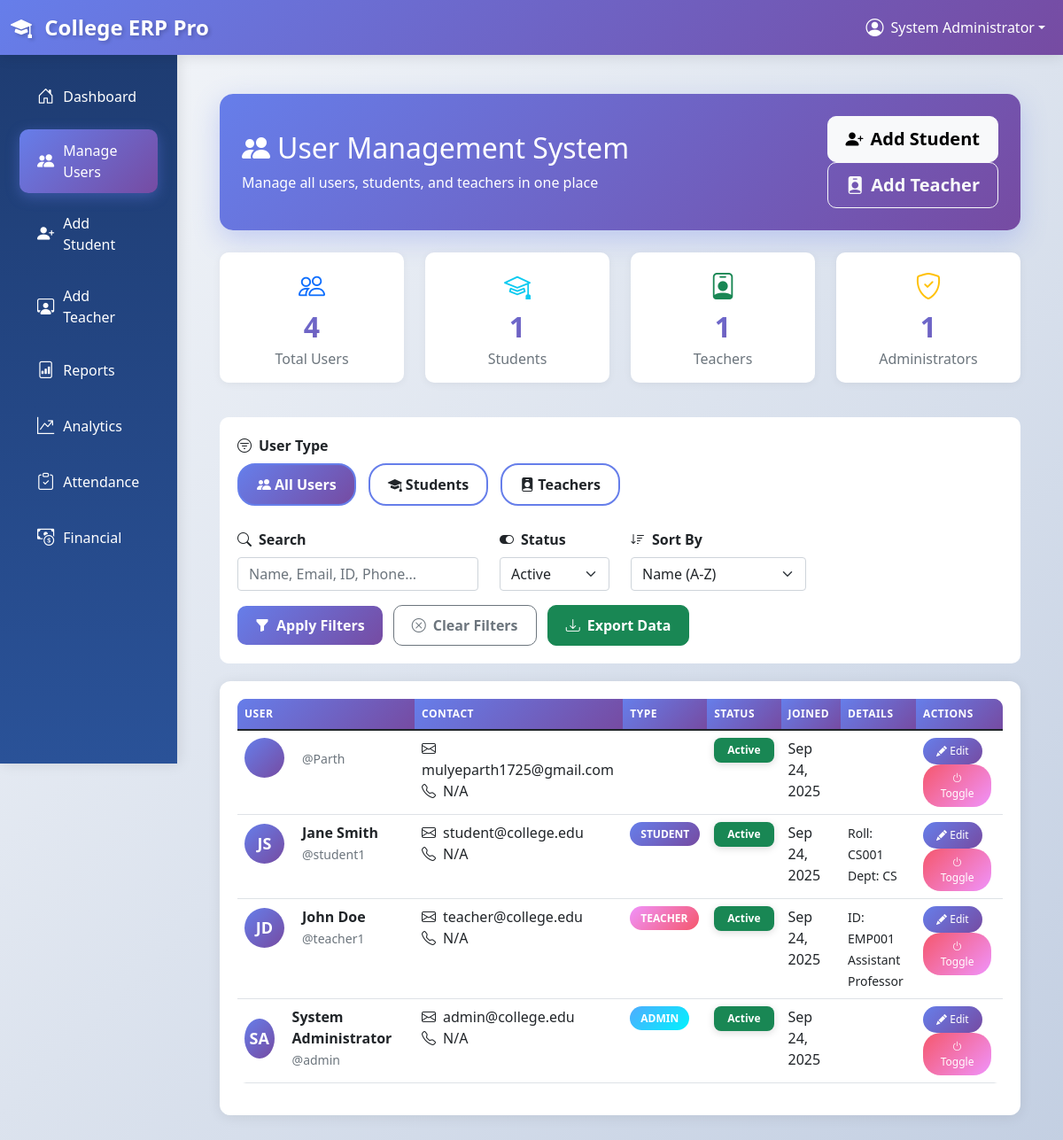
The page /administration/users/ (signed in) on the database as committed earlier.
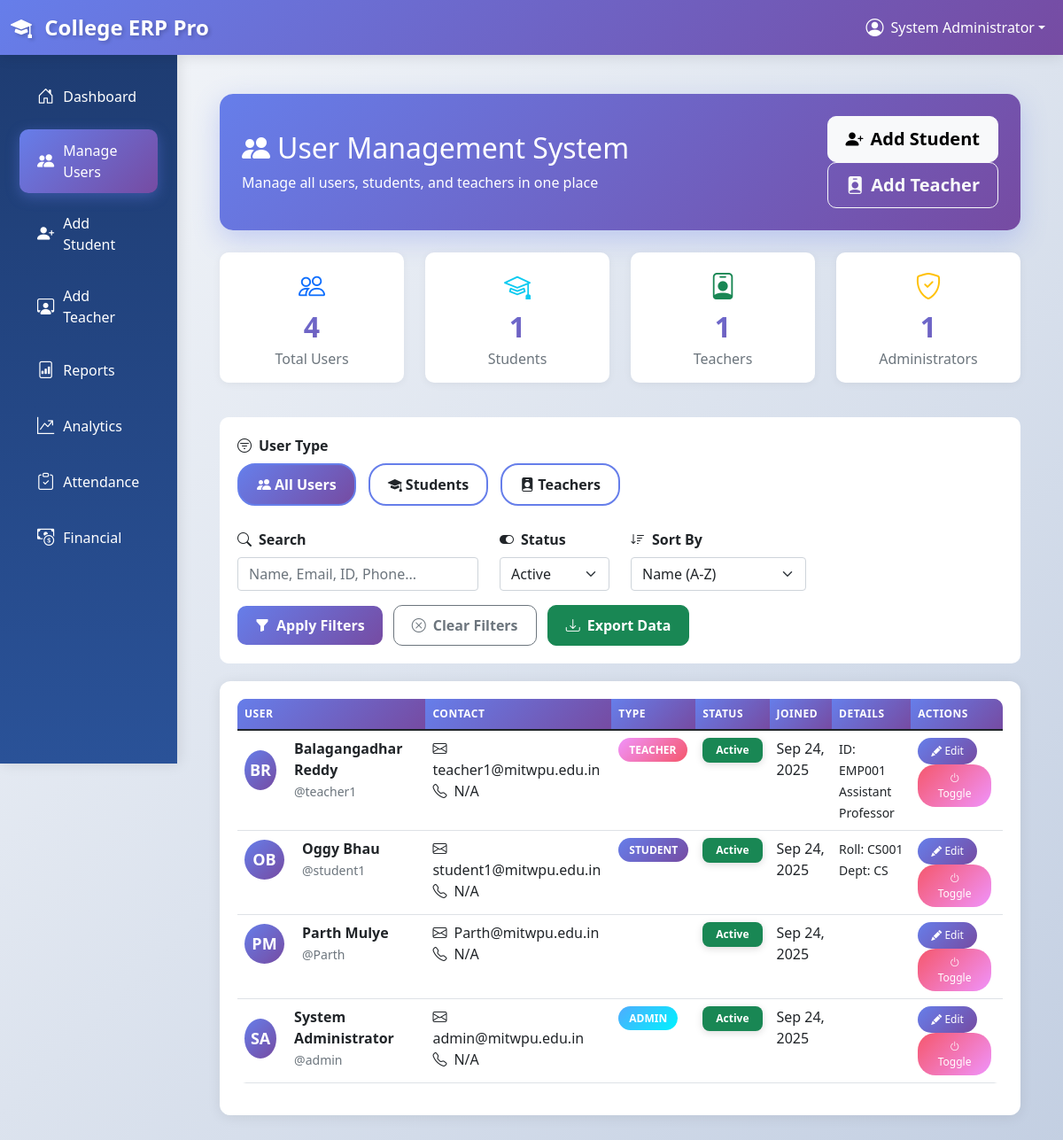
The same page on the database as committed later.
### accounts/models.py (models this page shows, shortened)
class User(AbstractUser):
    USER_TYPE_CHOICES = (
        ('student', 'Student'),
        ('teacher', 'Teacher'),
        ('admin', 'Administrator'),
    )
    user_type = models.CharField(max_length=10, choices=USER_TYPE_CHOICES)
    phone_regex = RegexValidator(
        regex=r'^\+?1?\d{9,15}$',
        message="Phone number must be entered in the format: '+999999999'. Up to 15 digits allowed."
    )
    phone_number = models.CharField(validators=[phone_regex], max_length=17, blank=True)
    address = models.TextField(blank=True)
    date_of_birth = models.DateField(null=True, blank=True)
    profile_picture = models.ImageField(upload_to='profile_pics/', null=True, blank=True)
    created_at = models.DateTimeField(auto_now_add=True)
    updated_at = models.DateTimeField(auto_now=True)
    @property
    def is_student(self):
        return self.user_type == 'student'
    @property
    def is_teacher(self):
        return self.user_type == 'teacher'
    @property
    def is_admin(self):
        return self.user_type == 'admin'

### students/models.py (models this page shows, shortened)
class Student(models.Model):
    user = models.OneToOneField(
        settings.AUTH_USER_MODEL,
        on_delete=models.CASCADE,
        related_name='student_profile'
    )
    roll_number = models.CharField(max_length=20, unique=True)
    admission_number = models.CharField(max_length=20, unique=True)
    student_class = models.ForeignKey(
        Class,
        on_delete=models.SET_NULL,
        null=True,
        blank=True,
        related_name='students'
    )
    department = models.ForeignKey(Department, on_delete=models.CASCADE)
    admission_date = models.DateField()
    guardian_name = models.CharField(max_length=100)
    guardian_phone = models.CharField(max_length=15)
    guardian_email = models.EmailField(blank=True)
    guardian_address = models.TextField()
    emergency_contact = models.CharField(max_length=15)
    blood_group = models.CharField(max_length=5, blank=True)
    medical_conditions = models.TextField(blank=True)
    is_active = models.BooleanField(default=True)

### academics/models.py (models this page shows, shortened)
class Department(models.Model):
    name = models.CharField(max_length=100)
    code = models.CharField(max_length=10, unique=True)
    head = models.ForeignKey(
        settings.AUTH_USER_MODEL,
        on_delete=models.SET_NULL,
        null=True,
        blank=True,
        related_name='headed_departments'
    )
    description = models.TextField(blank=True)
    created_at = models.DateTimeField(auto_now_add=True)

### teachers/models.py (models this page shows, shortened)
class Teacher(models.Model):
    QUALIFICATION_CHOICES = [
        ('bachelor', "Bachelor's Degree"),
        ('master', "Master's Degree"),
        ('phd', 'Ph.D.'),
        ('other', 'Other'),
    ]
    EMPLOYMENT_TYPE_CHOICES = [
        ('permanent', 'Permanent'),
        ('contract', 'Contract'),
        ('visiting', 'Visiting'),
        ('guest', 'Guest Faculty'),
    ]
    user = models.OneToOneField(
        settings.AUTH_USER_MODEL,
        on_delete=models.CASCADE,
        related_name='teacher_profile'
    )
    employee_id = models.CharField(max_length=20, unique=True)
    department = models.ForeignKey(Department, on_delete=models.CASCADE)
    designation = models.CharField(max_length=100)
    qualification = models.CharField(max_length=20, choices=QUALIFICATION_CHOICES)
    specialization = models.CharField(max_length=200, blank=True)
    experience_years = models.IntegerField(default=0)
    employment_type = models.CharField(max_length=20, choices=EMPLOYMENT_TYPE_CHOICES)
    joining_date = models.DateField()
    salary = models.DecimalField(max_digits=10, decimal_places=2, null=True, blank=True)
    office_room = models.CharField(max_length=50, blank=True)
    office_hours = models.CharField(max_length=100, blank=True)
    research_interests = models.TextField(blank=True)
    publications = models.TextField(blank=True)
    is_active = models.BooleanField(default=True)

### administration/views.py (the view, shortened to what this page needs)
# urls.py: path('users/', views.manage_users, name='users'),
@login_required
@user_passes_test(is_admin_user)
def manage_users(request):
    user_type = request.GET.get('type', 'all')
    search_query = request.GET.get('search', '')
    department_filter = request.GET.get('department', '')
    status_filter = request.GET.get('status', 'active')
    sort_by = request.GET.get('sort', 'name')
    context = {
        'user_type': user_type,
        'search_query': search_query,
        'department_filter': department_filter,
        'status_filter': status_filter,
        'sort_by': sort_by,
        'departments': Department.objects.all().order_by('name')
    }
    if user_type == 'all':
        from accounts.models import User
        users = User.objects.all().select_related('student_profile', 'teacher_profile')
        if status_filter == 'active':
            users = users.filter(is_active=True)
        elif status_filter == 'inactive':
            users = users.filter(is_active=False)
        if sort_by == 'name':
            users = users.order_by('first_name', 'last_name')
        elif sort_by == 'date':
            users = users.order_by('-date_joined')
        elif sort_by == 'type':
            users = users.order_by('user_type')
        context['all_users'] = users
        context['total_users'] = users.count()
        context['admin_count'] = users.filter(user_type='admin').count()
        context['teacher_count'] = users.filter(user_type='teacher').count()
        context['student_count'] = users.filter(user_type='student').count()
    return render(request, 'administration/manage_users.html', context)

### administration/views.py (called while the page is built)
def is_admin_user(user):
    return user.is_authenticated and (user.is_staff or user.is_superuser or user.is_admin)

### college_erp/context_processors.py (called while the page is built)
def global_context(request):
    context = {
        'all_departments': Department.objects.all().order_by('name'),
    }
    return context

### templates/administration/manage_users.html (shortened to what the changed rows need)
{% extends 'base.html' %}
{% load static %}
{% block content %}
<div class="container-fluid py-4">
    <div class="filter-card">
        <div class="row align-items-center">
            <div class="col-md-8">
                <h2><i class="bi bi-people-fill me-2"></i>User Management System</h2>
            </div>
        </div>
    </div>
    {% if user_type == 'all' %}
        {% if all_users %}
        <div class="table-responsive">
            <table class="table table-hover">
                <thead>
                    <tr>
                        <th>USER</th>
                        <th>CONTACT</th>
                        <th>TYPE</th>
                        <th>STATUS</th>
                        <th>JOINED</th>
                        <th>DETAILS</th>
                        <th>ACTIONS</th>
                    </tr>
                </thead>
                <tbody>
                    {% for user in all_users %}
                    <tr>
                        <td>
                            <div class="d-flex align-items-center">
                                <div class="user-avatar" style="width: 45px; height: 45px; font-size: 18px;">
                                    {{ user.first_name.0|upper }}{{ user.last_name.0|upper }}
                                </div>
                                <div>
                                    <div class="fw-bold">{{ user.get_full_name }}</div>
                                    <small class="text-muted">@{{ user.username }}</small>
                                </div>
                            </div>
                        </td>
                        <td>
                            <div><i class="bi bi-envelope me-2"></i>{{ user.email|default:"N/A" }}</div>
                            <div><i class="bi bi-telephone me-2"></i>{{ user.phone_number|default:"N/A" }}</div>
                        </td>
                        <td>
                            {% if user.user_type == 'student' %}
                            <span class="badge-custom badge-student">STUDENT</span>
                            {% elif user.user_type == 'teacher' %}
                            <span class="badge-custom badge-teacher">TEACHER</span>
                            {% elif user.user_type == 'admin' %}
                            <span class="badge-custom badge-admin">ADMIN</span>
                            {% endif %}
                        </td>
                        <td>
                            {% if user.is_active %}
                            <span class="badge bg-success">Active</span>
                            {% else %}
                            <span class="badge bg-danger">Inactive</span>
                            {% endif %}
                        </td>
                        <td>{{ user.date_joined|date:"M d, Y" }}</td>
                        <td>
                            {% if user.user_type == 'student' and user.student_profile %}
                                <small>Roll: {{ user.student_profile.roll_number }}</small><br>
                                <small>Dept: {{ user.student_profile.department.code }}</small>
                            {% elif user.user_type == 'teacher' and user.teacher_profile %}
                                <small>ID: {{ user.teacher_profile.employee_id }}</small><br>
                                <small>{{ user.teacher_profile.designation }}</small>
                            {% endif %}
                        </td>
                        <td>
                            <button class="action-btn btn-edit" data-user-id="{{ user.id }}" data-user-type="{{ user.user_type }}" onclick="editUserFromButton(this)">
                                <i class="bi bi-pencil-fill"></i> Edit
                            </button>
                            <button class="action-btn btn-deactivate">
                                <i class="bi bi-power"></i> Toggle
                            </button>
                        </td>
                    </tr>
                    {% endfor %}
                </tbody>
            </table>
        </div>
        {% else %}
        <div class="empty-state">
            <i class="bi bi-inbox"></i>
            <h4>No users found</h4>
            <p>Try adjusting your filters</p>
        </div>
        {% endif %}
    {% endif %}
</div>
{% endblock %}

### templates/base.html (shortened to what the changed rows need)
<!DOCTYPE html>
<html lang="en">
<head>
    <link href="https://cdn.jsdelivr.net/npm/bootstrap@5.1.3/dist/css/bootstrap.min.css" rel="stylesheet">
    <link rel="stylesheet" href="https://cdn.jsdelivr.net/npm/bootstrap-icons@1.7.2/font/bootstrap-icons.css">
    {% load static %}
    <link rel="stylesheet" href="{% static 'css/custom-animations.css' %}">
</head>
<body>
    <nav class="navbar navbar-expand-lg navbar-dark bg-primary sticky-top">
        <div class="container-fluid">
            {% if user.is_authenticated %}
                <div class="navbar-nav ms-auto">
                    <div class="nav-item dropdown">
                        <a class="nav-link dropdown-toggle text-white d-flex align-items-center"
                           href="#"
                           id="navbarDropdown"
                           role="button"
                           data-bs-toggle="dropdown"
                           aria-expanded="false">
                            <i class="bi bi-person-circle fs-5 me-2"></i>
                            <span class="d-none d-md-inline">{{ user.get_full_name|default:user.username }}</span>
                        </a>
                    </div>
                </div>
            {% endif %}
        </div>
    </nav>
    <div class="container-fluid">
        <div class="row">
            <main class="col-md-9 ms-sm-auto col-lg-10 px-md-4 main-content">
                {% block content %}
                {% endblock %}
            </main>
        </div>
    </div>
</body>
</html>

Rows that differ between the two databases and show on the page:
changed User "System Administrator": email "admin@college.edu" → "admin@mitwpu.edu.in"
changed User "teacher1": first_name.0 "J" → "B"; last_name.0 "D" → "R"; get_full_name "John Doe" → "Balagangadhar Reddy"; email "teacher@college.edu" → "teacher1@mitwpu.edu.in"; moves up the list
changed User "student1": first_name.0 "J" → "O"; last_name.0 "S" → "B"; get_full_name "Jane Smith" → "Oggy Bhau"; email "student@college.edu" → "student1@mitwpu.edu.in"; moves down the list
changed User "Parth": first_name.0 (not shown) → "P"; last_name.0 (not shown) → "M"; get_full_name (not shown) → "Parth Mulye"; email "mulyeparth1725@gmail.com" → "Parth@mitwpu.edu.in"
